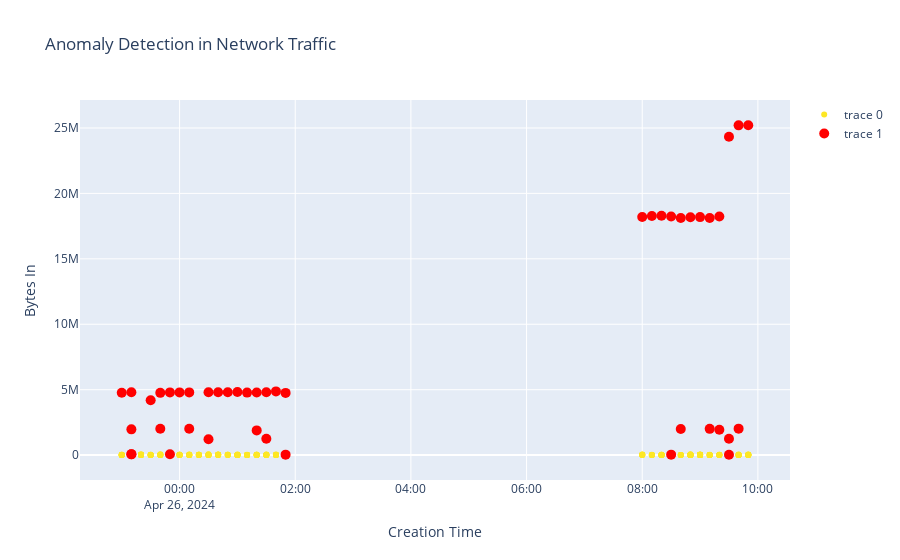

Notebook code for this chart:
### Code cell
# Visualize the results using Plotly
print("Visualizing the results using Plotly...")
fig = go.Figure()
fig.add_trace(go.Scatter(x=df['creation_time'], y=df['bytes_in'], mode='markers', marker=dict(color=y_pred, colorscale='Viridis')))
fig.add_trace(go.Scatter(x=anomalies['creation_time'], y=anomalies['bytes_in'], mode='markers', marker=dict(color='red', size=10)))
fig.update_layout(title='Anomaly Detection in Network Traffic', xaxis_title='Creation Time', yaxis_title='Bytes In')
fig.show()
